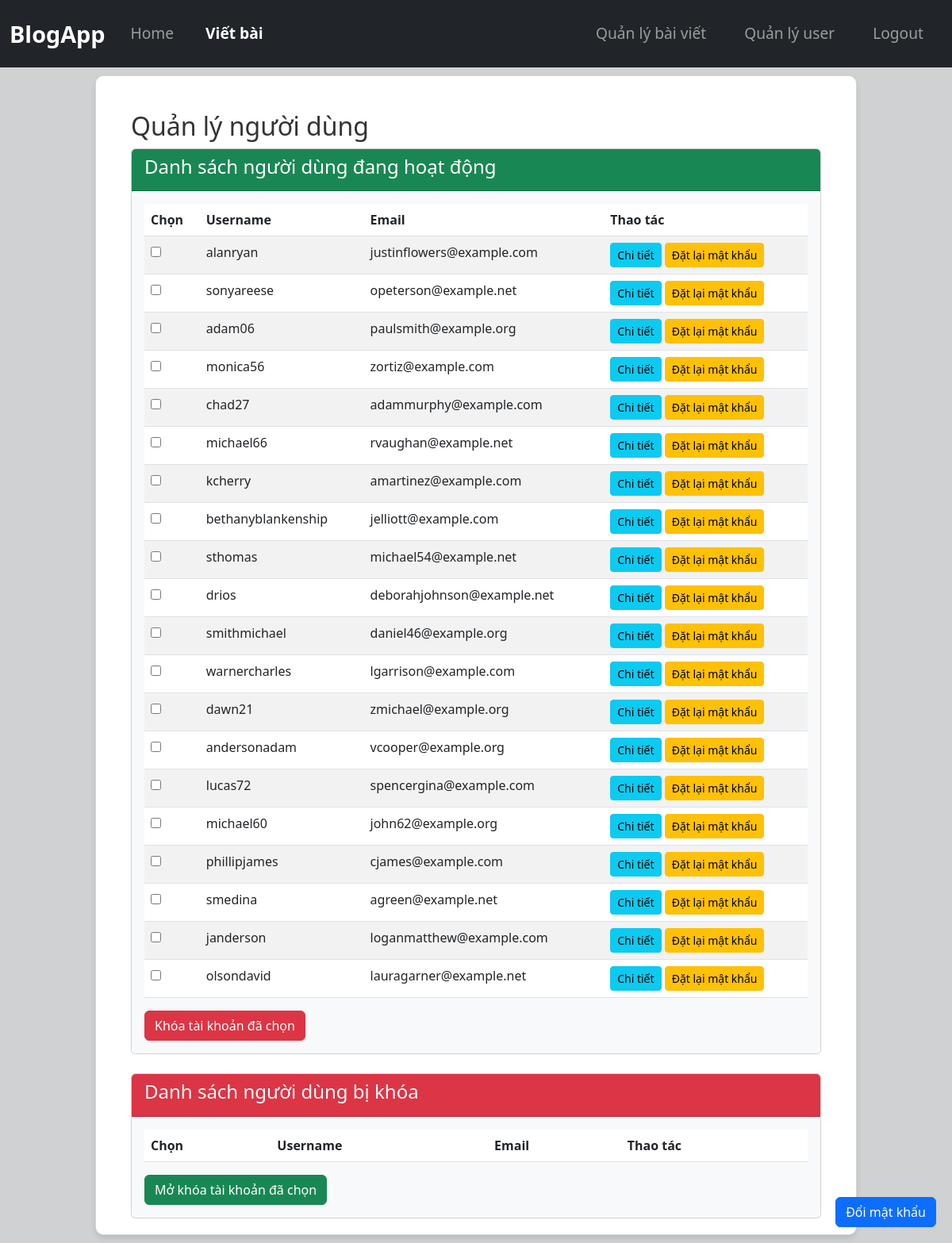
/admin/users (signed in), run on an earlier commit of the app's database.
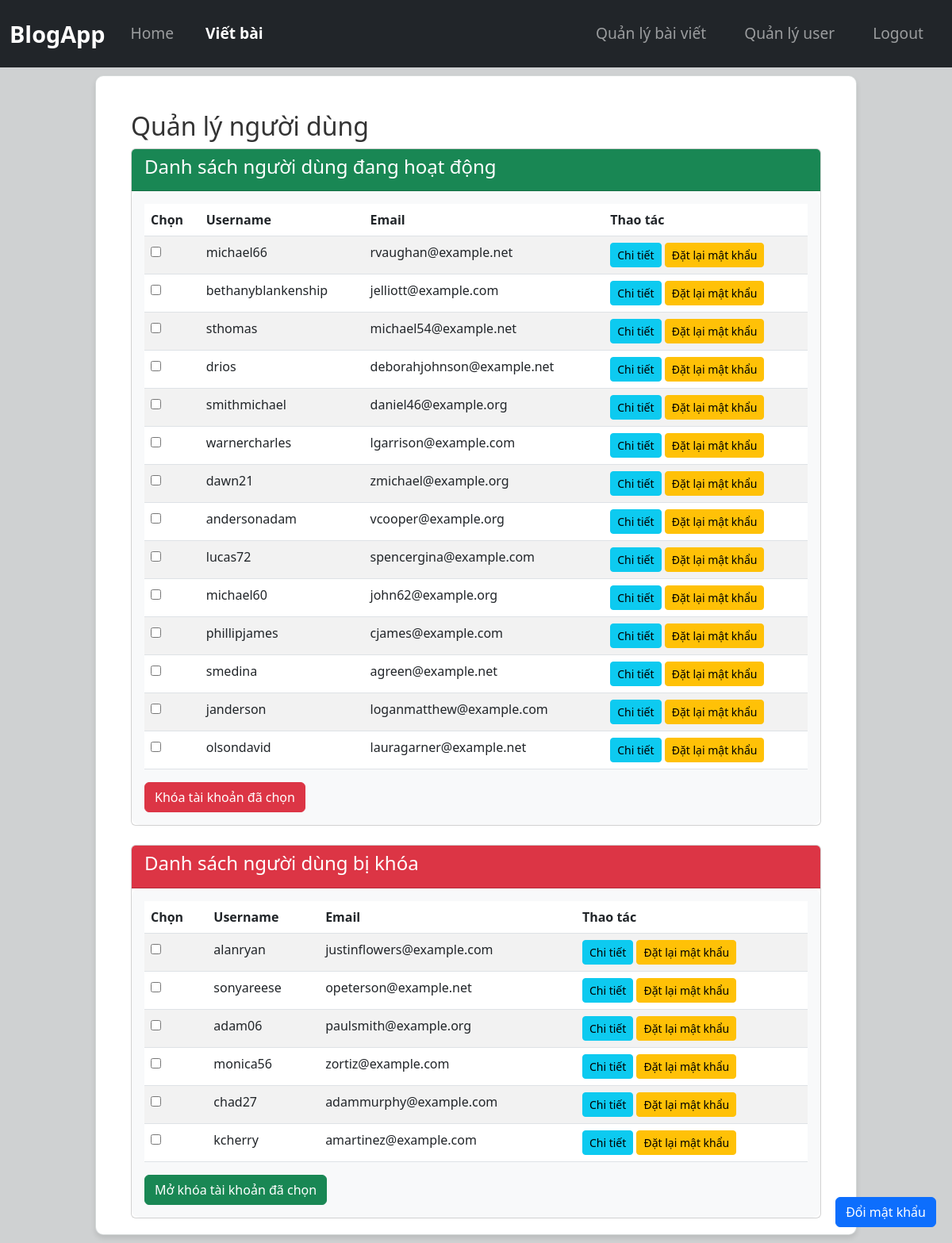
And on a later commit of the database.
### tables this page shows
CREATE TABLE users (
            id INTEGER PRIMARY KEY AUTOINCREMENT,
            username TEXT UNIQUE NOT NULL,
            email TEXT UNIQUE NOT NULL,
            password TEXT NOT NULL,
            is_admin INTEGER DEFAULT 0,
            is_ban INTEGER DEFAULT 0
        );

### app/routes_account.py (the view)
@user_bp.route("/admin/users", methods=["POST", "GET"])
@login_required
def admin_users():
    if not current_user.is_authenticated or not current_user.is_admin:
        flash("Bạn không có quyền truy cập!", "danger")
        return redirect(url_for("post_bp.home"))
    db = get_db()
    users_is_not_ban = db.execute("SELECT id, username, email FROM users WHERE is_admin = 0 and is_ban = 0").fetchall()
    users_is_ban = db.execute("SELECT id, username, email FROM users WHERE is_admin = 0 and is_ban = 1").fetchall()
    return render_template("admin_users.html", users_is_not_ban=users_is_not_ban, users_is_ban=users_is_ban)

### app/__init__.py (called while the page is built)
def create_app():
    app = Flask(__name__)
    app.config["SECRET_KEY"] = "dev"
    app.teardown_appcontext(close_db)
    login_manager = LoginManager()
    login_manager.init_app(app)
    @login_manager.user_loader
    def load_user(user_id):
        user = get_user_by_id(user_id)
        if user is None:
            return None
        return User(user['id'], user['username'], user['email'], user['is_admin'], user['is_ban'])
    from app.routes_account import user_bp
    from app.routes_post import post_bp
    app.register_blueprint(post_bp)
    app.register_blueprint(user_bp)
    return app

### app/db.py (called while the page is built)
def get_db():
    if "db" not in g:
        g.db = sqlite3.connect(DATABASE)
        g.db.row_factory = sqlite3.Row  # Trả về dict thay vì tuple
    return g.db

def get_user_by_id(user_id):
    db = get_db()
    user = db.execute("SELECT * FROM users WHERE id = ?", (user_id,)).fetchone()
    return user if user else None

### app/templates/admin_users.html (shortened to what this page needs)
{% extends "base.html" %}
{% block content %}
<div class="container mt-4">
    <h2>Quản lý người dùng</h2>
    <div class="card mb-4">
        <div class="card-header bg-success text-white">
            <h4>Danh sách người dùng đang hoạt động</h4>
        </div>
        <div class="card-body">
            <form method="POST" action="{{ url_for('user_bp.toggle_ban') }}">
                <table class="table table-striped">
                    <thead>
                        <tr>
                            <th>Chọn</th>
                            <th>Username</th>
                            <th>Email</th>
                            <th>Thao tác</th>
                        </tr>
                    </thead>
                    <tbody>
                        {% for user in users_is_not_ban %}
                        <tr>
                            <td>
                                <input type="checkbox" name="ban_user" value="{{ user.id }}">
                            </td>
                            <td>{{ user.username }}</td>
                            <td>{{ user.email }}</td>
                            <td>
                                <a href="{{ url_for('user_bp.user_detail', user_id=user.id) }}" class="btn btn-info btn-sm">Chi tiết</a>
                                <a href="{{ url_for('user_bp.reset_password', user_id=user.id) }}" class="btn btn-warning btn-sm">Đặt lại mật khẩu</a>
                            </td>
                        </tr>
                        {% endfor %}
                    </tbody>
                </table>
                <button type="submit" class="btn btn-danger">Khóa tài khoản đã chọn</button>
            </form>
        </div>
    </div>
    <div class="card">
        <div class="card-header bg-danger text-white">
            <h4>Danh sách người dùng bị khóa</h4>
        </div>
        <div class="card-body">
            <form method="POST" action="{{ url_for('user_bp.toggle_ban') }}">
                <table class="table table-striped">
                    <thead>
                        <tr>
                            <th>Chọn</th>
                            <th>Username</th>
                            <th>Email</th>
                            <th>Thao tác</th>
                        </tr>
                    </thead>
                    <tbody>
                        {% for user in users_is_ban %}
                        <tr>
                            <td>
                                <input type="checkbox" name="un_ban_user" value="{{ user.id }}">
                            </td>
                            <td>{{ user.username }}</td>
                            <td>{{ user.email }}</td>
                            <td>
                                <a href="{{ url_for('user_bp.user_detail', user_id=user.id) }}" class="btn btn-info btn-sm">Chi tiết</a>
                                <a href="{{ url_for('user_bp.reset_password', user_id=user.id) }}" class="btn btn-warning btn-sm">Đặt lại mật khẩu</a>
                            </td>
                        </tr>
                        {% endfor %}
                    </tbody>
                </table>
                <button type="submit" class="btn btn-success">Mở khóa tài khoản đã chọn</button>
            </form>
        </div>
    </div>
</div>
{% endblock %}

What changed in the data, as far as the page shows it:
changed users "alanryan": moves from the list under "Danh sách người dùng đang hoạt động" to the list under "Danh sách người dùng bị khóa"
changed users "sonyareese": moves from the list under "Danh sách người dùng đang hoạt động" to the list under "Danh sách người dùng bị khóa"
changed users "adam06": moves from the list under "Danh sách người dùng đang hoạt động" to the list under "Danh sách người dùng bị khóa"
changed users "monica56": moves from the list under "Danh sách người dùng đang hoạt động" to the list under "Danh sách người dùng bị khóa"
changed users "chad27": moves from the list under "Danh sách người dùng đang hoạt động" to the list under "Danh sách người dùng bị khóa"
changed users "kcherry": moves from the list under "Danh sách người dùng đang hoạt động" to the list under "Danh sách người dùng bị khóa"
